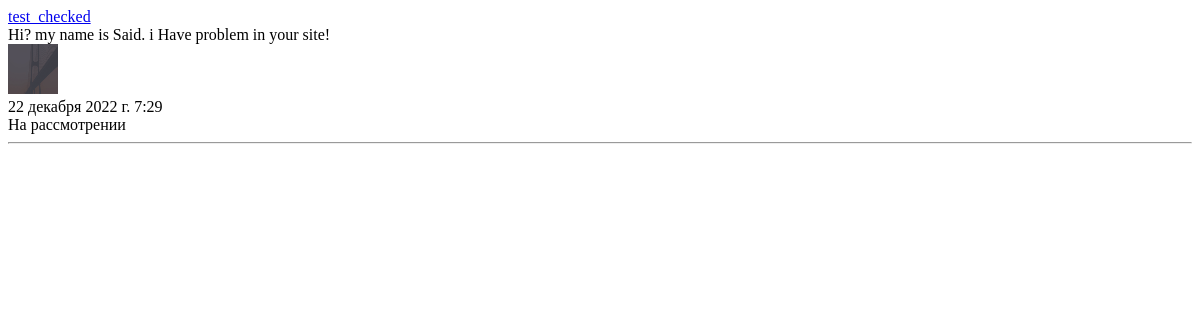
The app's page /message/ (signed in), older data.
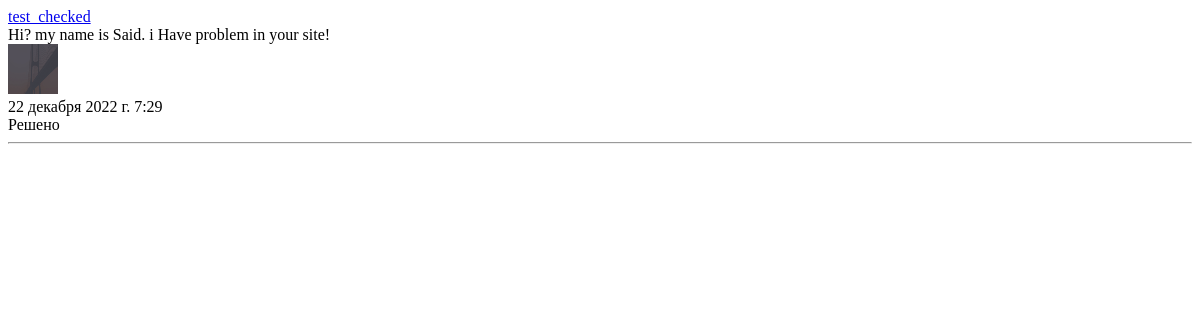
The same page, newer data.
### support/models.py (models this page shows, shortened)
class Message(models.Model):
    subject = models.CharField(max_length=250)
    text = models.TextField()
    image = models.ImageField()
    create_at = models.DateTimeField(auto_now_add=True)
    status = models.BooleanField(default=False)
    category = models.ForeignKey(Category, on_delete=models.CASCADE,)
    user = models.ForeignKey(User, on_delete=models.CASCADE, blank=True, null=True, related_name='messages')
    class Meta:
        verbose_name = 'Сообщение'
        verbose_name_plural = 'Сообщения'

### support/views.py (the view)
# urls.py: path('message/', list_message, name='message'),
def list_message(request):
    message = request.user.messages.all()
    return render(request, 'support/message_list.html', {'message': message})

### templates/support/message_list.html (shortened to what this page needs)
<!DOCTYPE html>
<html lang="en">
<head>
</head>
<body>
{% for mes in message %}
<div><a href="/usermess/{{mes.id}}">{{ mes.subject }}</a></div>
<div>{{ mes.text }}</div>
<img src="{{ mes.image.url }}" width="50px" height="50px">
<div>{{ mes.create_at }}</div>
{% if mes.status%}
    <div>Решено</div>
{% else %}
    <div>На рассмотрении</div>
{% endif %}
<hr>
{% endfor %}
</body>
</html>

Row changes from the older to the newer data that the page shows:
changed Message "test_checked": status "На рассмотрении" → "Решено"
